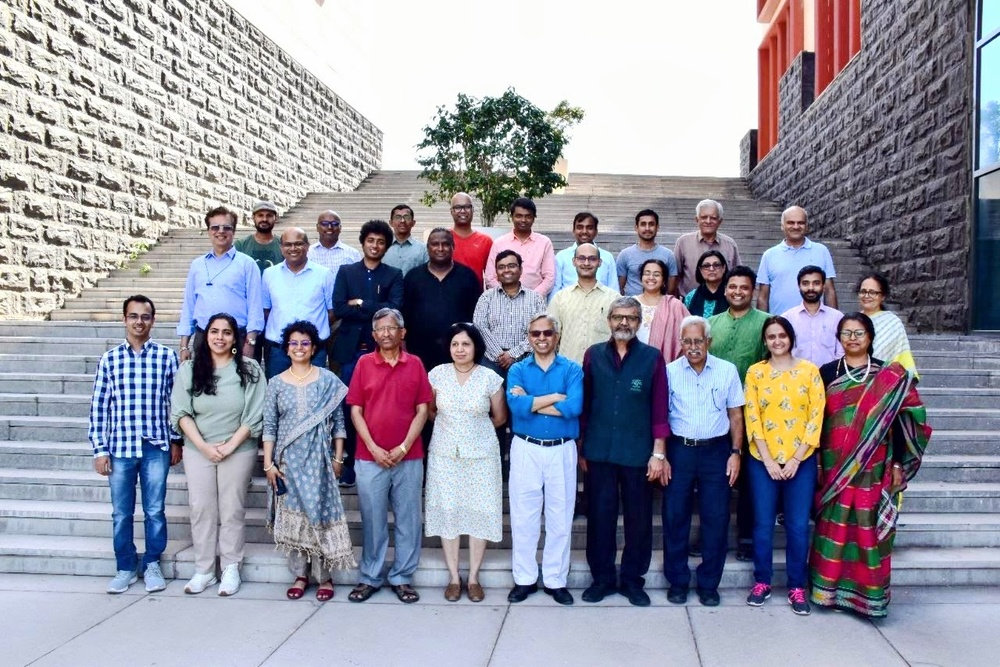
#> input picture Plaksha_Faculty.jpg, 1000 x 667 px, shrunk from 1280 x 854 before the run
$ python distance_classification.py
#> lines starting #> are read from the running program, lines starting #| are printed output that depends on the picture
import cv2
import numpy as np
import matplotlib.pyplot as plt
from sklearn.cluster import KMeans
from scipy.spatial import distance
from matplotlib.offsetbox import OffsetImage, AnnotationBbox

# Load the image
img = cv2.imread("Plaksha_Faculty.jpg")
#> img is the input picture: shape (667, 1000, 3); mean B, G, R 162.3, 149, 149.2

# Convert the image to grayscale
gray_img = cv2.cvtColor(img, cv2.COLOR_BGR2GRAY)
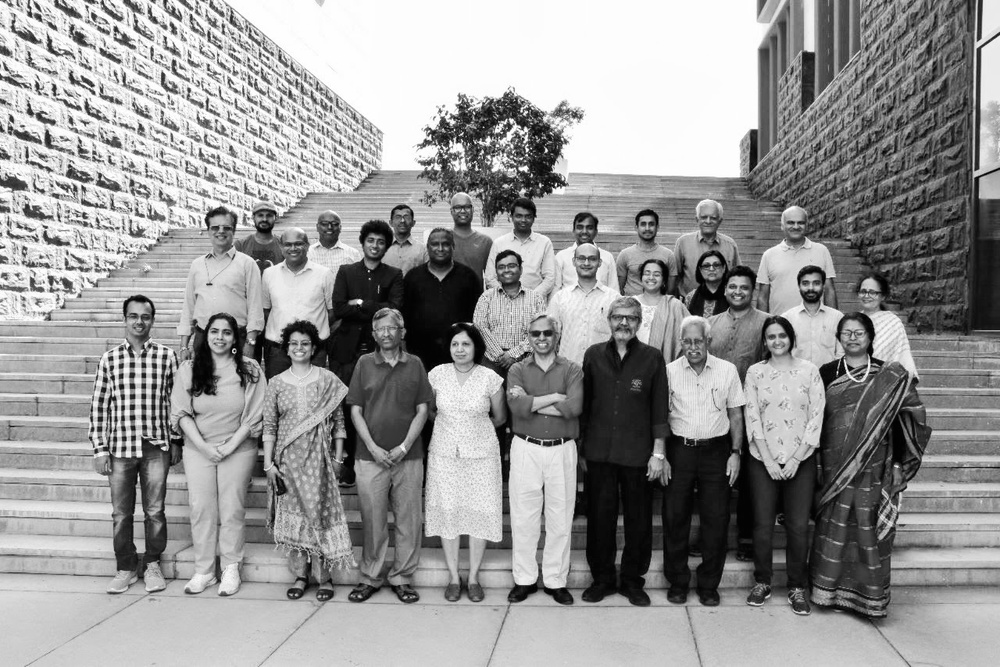
#> gray_img: shape (667, 1000); min 0, max 255, mean 150.6

# Load the Haar Cascade classifier for face detection
face_cascade = cv2.CascadeClassifier(cv2.data.haarcascades + "haarcascade_frontalface_default.xml")
